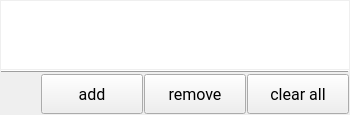
      <widget class="QWidget" name="pgProcesses">
       <layout class="QVBoxLayout" name="verticalLayout_6">
        <property name="spacing">
         <number>1</number>
        </property>
        <property name="leftMargin">
         <number>1</number>
        </property>
        <property name="topMargin">
         <number>1</number>
        </property>
        <property name="rightMargin">
         <number>1</number>
        </property>
        <property name="bottomMargin">
         <number>1</number>
        </property>
        <item>
         <widget class="QTableWidget" name="tableProcessOverview">
          <property name="font">
           <font>
            <family>Roboto</family>
            <pointsize>10</pointsize>
            <kerning>false</kerning>
           </font>
          </property>
          <property name="frameShape">
           <enum>QFrame::NoFrame</enum>
          </property>
          <property name="frameShadow">
           <enum>QFrame::Raised</enum>
          </property>
          <property name="sizeAdjustPolicy">
           <enum>QAbstractScrollArea::AdjustToContents</enum>
          </property>
          <property name="editTriggers">
           <set>QAbstractItemView::NoEditTriggers</set>
          </property>
          <property name="alternatingRowColors">
           <bool>true</bool>
          </property>
          <property name="selectionMode">
           <enum>QAbstractItemView::MultiSelection</enum>
          </property>
          <property name="selectionBehavior">
           <enum>QAbstractItemView::SelectRows</enum>
          </property>
          <property name="textElideMode">
           <enum>Qt::ElideMiddle</enum>
          </property>
          <property name="sortingEnabled">
           <bool>true</bool>
          </property>
          <attribute name="horizontalHeaderVisible">
           <bool>false</bool>
          </attribute>
          <attribute name="horizontalHeaderCascadingSectionResizes">
           <bool>true</bool>
          </attribute>
          <attribute name="horizontalHeaderMinimumSectionSize">
           <number>50</number>
          </attribute>
          <attribute name="horizontalHeaderDefaultSectionSize">
           <number>120</number>
          </attribute>
          <attribute name="horizontalHeaderHighlightSections">
           <bool>true</bool>
          </attribute>
          <attribute name="horizontalHeaderShowSortIndicator" stdset="0">
           <bool>true</bool>
          </attribute>
         </widget>
        </item>
        <item>
         <widget class="Line" name="line_4">
          <property name="frameShadow">
           <enum>QFrame::Raised</enum>
          </property>
          <property name="orientation">
           <enum>Qt::Horizontal</enum>
          </property>
         </widget>
        </item>
        <item>
         <layout class="QHBoxLayout" name="horizontalLayout_8">
          <item>
           <spacer name="horizontalSpacer_7">
            <property name="orientation">
             <enum>Qt::Horizontal</enum>
            </property>
            <property name="sizeHint" stdset="0">
             <size>
              <width>40</width>
              <height>20</height>
             </size>
            </property>
           </spacer>
          </item>
          <item>
           <widget class="QPushButton" name="btnAddRecordToProcessTable">
            <property name="minimumSize">
             <size>
              <width>102</width>
              <height>40</height>
             </size>
            </property>
            <property name="maximumSize">
             <size>
              <width>102</width>
              <height>40</height>
             </size>
            </property>
            <property name="font">
             <font>
              <family>Roboto</family>
              <pointsize>12</pointsize>
             </font>
            </property>
            <property name="text">
             <string>add</string>
            </property>
            <property name="icon">
             <iconset resource="resources.qrc">
              <normaloff>:/test/pictures/plus-circle.svg</normaloff>:/test/pictures/plus-circle.svg</iconset>
            </property>
            <property name="iconSize">
             <size>
              <width>20</width>
              <height>20</height>
             </size>
            </property>
           </widget>
          </item>
          <item>
           <widget class="QPushButton" name="btnDelRecordFromProcessTable">
            <property name="minimumSize">
             <size>
              <width>102</width>
              <height>40</height>
             </size>
            </property>
            <property name="maximumSize">
             <size>
              <width>102</width>
              <height>40</height>
             </size>
            </property>
            <property name="font">
             <font>
              <family>Roboto</family>
              <pointsize>12</pointsize>
             </font>
            </property>
            <property name="text">
             <string>remove</string>
            </property>
            <property name="icon">
             <iconset resource="resources.qrc">
              <normaloff>:/test/pictures/minus-circle.svg</normaloff>:/test/pictures/minus-circle.svg</iconset>
            </property>
            <property name="iconSize">
             <size>
              <width>20</width>
              <height>20</height>
             </size>
            </property>
           </widget>
          </item>
          <item>
           <widget class="QPushButton" name="btnClearProcessTable">
            <property name="minimumSize">
             <size>
              <width>102</width>
              <height>40</height>
             </size>
            </property>
            <property name="maximumSize">
             <size>
              <width>102</width>
              <height>40</height>
             </size>
            </property>
            <property name="font">
             <font>
              <family>Roboto</family>
              <pointsize>12</pointsize>
             </font>
            </property>
            <property name="text">
             <string>clear all</string>
            </property>
            <property name="icon">
             <iconset resource="resources.qrc">
              <normaloff>:/test/pictures/trash-2.svg</normaloff>:/test/pictures/trash-2.svg</iconset>
            </property>
            <property name="iconSize">
             <size>
              <width>20</width>
              <height>20</height>
             </size>
            </property>
           </widget>
          </item>
         </layout>
        </item>
       </layout>
      </widget>
